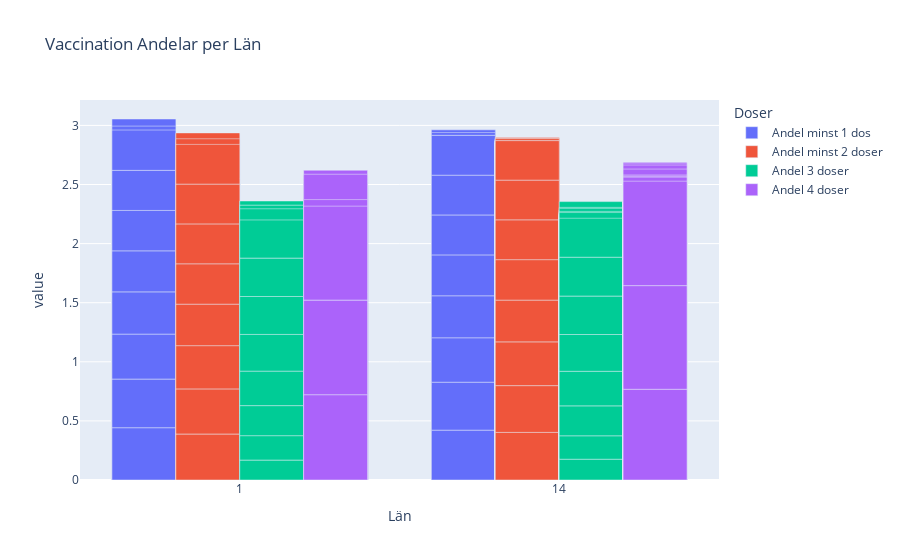

The notebook cell saved with this chart:
### Code cell
"""A grouped bar chart is generated using Plotly Express to illustrate vaccination proportions for different 
doses in Västra Götaland and Stockholm. The chart is customized with labels, colors, and a title. 
Subsequently, it is saved as an HTML file and displayed."""

# Create a grouped bar chart to visualize vaccination proportions for four doses per region
fig = px.bar(selected_counties, x="Län", y=["Andel minst 1 dos", "Andel minst 2 doser", "Andel 3 doser", "Andel 4 doser"],
             barmode="group", title="Vaccination Andelar per Län", labels={"variable": "Doser"})
            
# Save the chart as an HTML file for visualization, and display the chart.
fig.write_html("Visualiseringar/2G.Vaccination Andelar per Län.html")
fig.show()

### Figure 1 — Plotly figure (JSON) as saved in the notebook; plotly's stock layout.template omitted (floating-point values rounded to 4 significant figures; data arrays with more than 128 entries replaced by an {"elided": "..."} marker saying what was removed)
{"data": [{"alignmentgroup": "True", "hovertemplate": "Doser=Andel minst 1 dos<br>Län=%{x}<br>value=%{y}<extra></extra>", "legendgroup": "Andel minst 1 dos", "marker": {"color": "#636efa", "pattern": {"shape": ""}}, "name": "Andel minst 1 dos", "offsetgroup": "Andel minst 1 dos", "orientation": "v", "showlegend": true, "textposition": "auto", "type": "bar", "x": {"elided": "750 int values"}, "xaxis": "x", "y": {"elided": "750 float values"}, "yaxis": "y"}, {"alignmentgroup": "True", "hovertemplate": "Doser=Andel minst 2 doser<br>Län=%{x}<br>value=%{y}<extra></extra>", "legendgroup": "Andel minst 2 doser", "marker": {"color": "#EF553B", "pattern": {"shape": ""}}, "name": "Andel minst 2 doser", "offsetgroup": "Andel minst 2 doser", "orientation": "v", "showlegend": true, "textposition": "auto", "type": "bar", "x": {"elided": "750 int values"}, "xaxis": "x", "y": {"elided": "750 float values"}, "yaxis": "y"}, {"alignmentgroup": "True", "hovertemplate": "Doser=Andel 3 doser<br>Län=%{x}<br>value=%{y}<extra></extra>", "legendgroup": "Andel 3 doser", "marker": {"color": "#00cc96", "pattern": {"shape": ""}}, "name": "Andel 3 doser", "offsetgroup": "Andel 3 doser", "orientation": "v", "showlegend": true, "textposition": "auto", "type": "bar", "x": {"elided": "750 int values"}, "xaxis": "x", "y": {"elided": "750 float values"}, "yaxis": "y"}, {"alignmentgroup": "True", "hovertemplate": "Doser=Andel 4 doser<br>Län=%{x}<br>value=%{y}<extra></extra>", "legendgroup": "Andel 4 doser", "marker": {"color": "#ab63fa", "pattern": {"shape": ""}}, "name": "Andel 4 doser", "offsetgroup": "Andel 4 doser", "orientation": "v", "showlegend": true, "textposition": "auto", "type": "bar", "x": {"elided": "750 int values"}, "xaxis": "x", "y": {"elided": "750 float values"}, "yaxis": "y"}], "layout": {"barmode": "group", "legend": {"title": {"text": "Doser"}, "tracegroupgap": 0}, "title": {"text": "Vaccination Andelar per Län"}, "xaxis": {"anchor": "y", "domain": [0, 1], "title": {"text": "Län"}}, "yaxis": {"anchor": "x", "domain": [0, 1], "title": {"text": "value"}}}}
